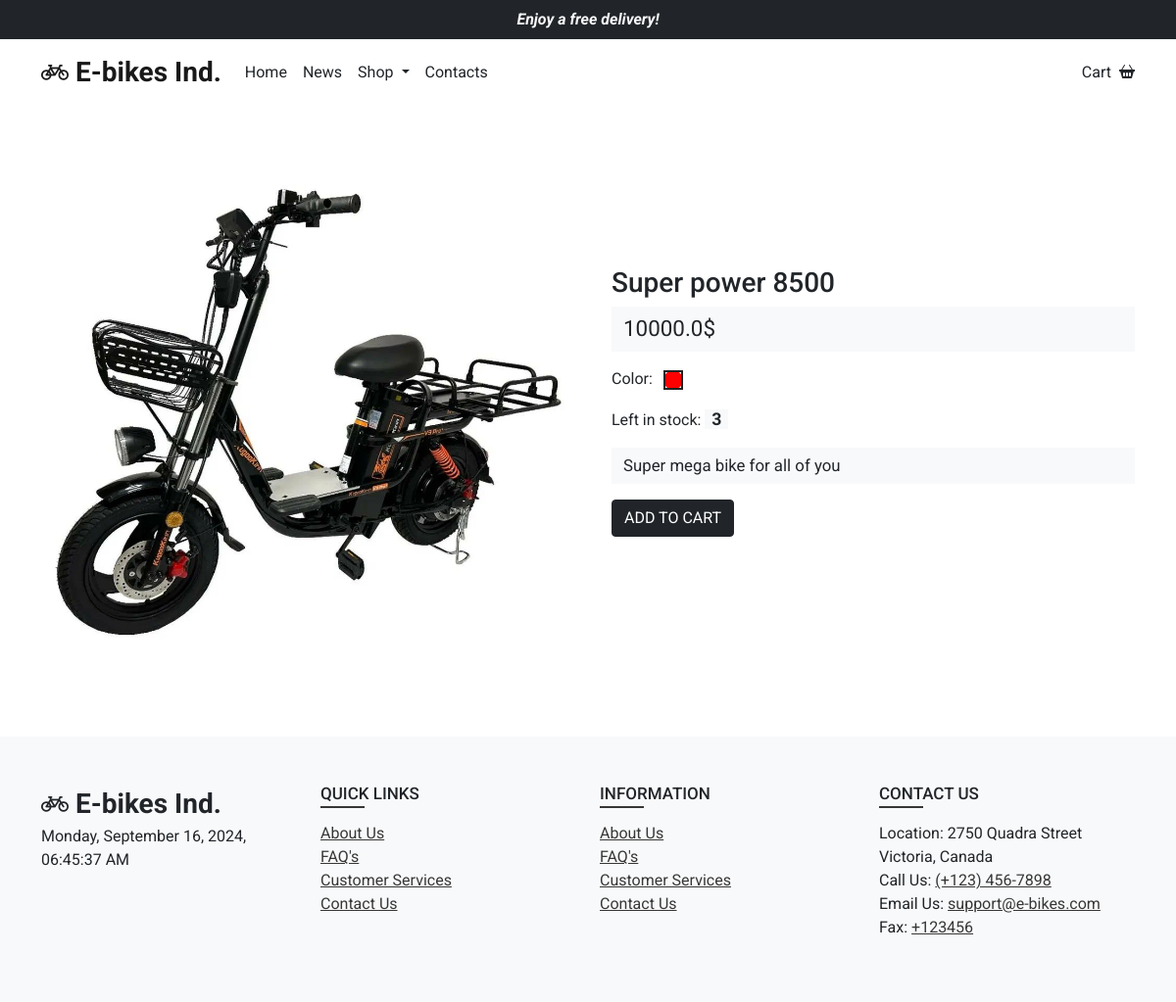
/shop/e-bikes/1, run on the app's committed database.
### app/database.py (models this page shows, shortened)
class Product(db.Model):
    __tablename__ = "products"
    id = Column(Integer, primary_key=True)
    name = Column(String(80), unique=True, nullable=False)
    description = Column(String(), unique=True, nullable=False)
    price = Column(Float, nullable=False)
    img_path = Column(String(), unique=True, nullable=False)
    color = Column(String(), nullable=False)
    availability = Column(Integer, nullable=False)
    category = Column(String(), nullable=False)

### app/routes/shop/shop.py (the view)
@shop.route("/<string:category>/<int:product_id>")
def product(category, product_id):
    product = db.session.query(Product).filter_by(id=product_id).first()
    if product is None:
        abort(404)
    all_ids = find_id(session.get("picked", []), product.id)
    if len(all_ids) > 0:
        return render_template("product.html", product=product, is_picked=True)
    return render_template("product.html", product=product, is_picked=False)

### app/routes/shop/shop.py (called while the page is built)
def find_id(data, id):
    return list(filter(lambda x: x["productId"] == id, data))

### app/templates/product.html (shortened to what this page needs)
{% extends 'base.html' %}
{% block content %}
<div class="container mt-3">
    <div class="row gx-5 gy-3 align-items-center ">
        <div class="col-md-6 col-12">
            <div class="product-img" style="background-image: url({{ url_for('static', filename=product.img_path) }})"></div>
        </div>
        <form method="POST" action="" class="col-md-6 col-12" onsubmit="event.preventDefault(); return false;">
            <h3>{{ product.name }}</h3>
            <p class="price-text">{{ product.price }}$</p>
            <p>Color: <span class="color-output" style="background-color: {{ product.color }}"></span></p>
            <p>Left in stock: <span class="product-availability">{{ product.availability }}</span></p>
            <p class="product-descr">{{ product.description }}</p>
            <button type="submit" class="text-uppercase fs-6 text-decoration-none d-block btn btn-dark my-2">Add To Cart</button>
        </form>
    </div>
</div>
{% endblock content %}

### app/static/css/custom.css (style rules this page uses)
.slider-card, .product-img { background-size: contain; background-repeat: no-repeat; background-position: center; height: 100%; }
.product-img { height: 580px; }
.price-text, .product-descr { font-size: 1.4rem; padding: 6px 12px; background-color: #f8f9fa; }
.color-output { margin-left: 7px; border-radius: 50%; display: inline-block; height: 20px; vertical-align: middle; }
.color-output::before { content: ''; display: inline-block; width: 20px; height: 20px; border: 2px solid #222222; animation: rotation360 2.4s infinite cubic-bezier(0.45, 0, 0.55, 1); }
.product-descr { font-size: 1.05rem; }
.product-availability { background-color: #f8f9fa; font-weight: 700; font-size: 1.1rem; padding: 0 7px; }

### data on the page
Product: img_path (picture), name "Super power 8500", price "10000.0", availability "3", description "Super mega bike for all of you"
